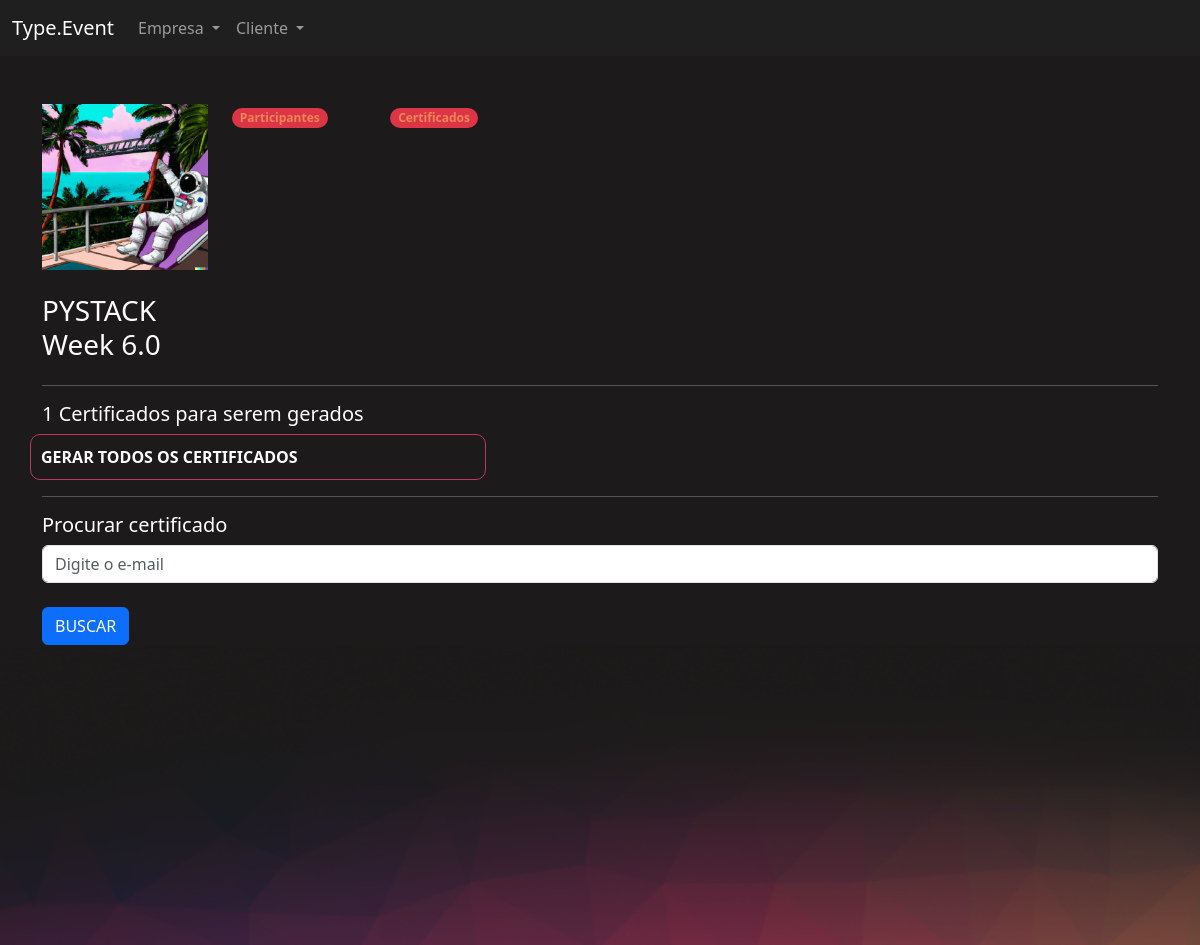
/eventos/certificados_evento/1/ (signed in), run on the app's committed database.
### eventos/models.py (models this page shows, shortened)
class Evento(models.Model):
    criador = models.ForeignKey(User, on_delete=models.DO_NOTHING, null=True, blank=True)
    nome = models.CharField(max_length=200)
    descricao = models.TextField()
    data_inicio = models.DateField()
    data_termino = models.DateField()
    carga_horaria = models.IntegerField()
    logo = models.ImageField(upload_to="logos")
    participantes = models.ManyToManyField(User, related_name="evento_participante", null=True, blank=True)
    cor_principal = models.CharField(max_length=7)
    cor_secundaria = models.CharField(max_length=7)
    cor_fundo = models.CharField(max_length=7)

### eventos/views.py (the view)
# urls.py: path('certificados_evento/<int:id>/', views.certificados_evento, name="certificados_evento"),
def certificados_evento(request, id):
    evento = get_object_or_404(Evento, id=id)
    if not evento.criador == request.user:
        raise Http404('Este evento não é seu.')
    if request.method == "GET":
        qtd_certificados = evento.participantes.all().count() - Certificado.objects.filter(evento = evento).count()
        return render(request, 'certificados_evento.html', {'qtd_certificados': qtd_certificados, 'evento': evento})

### eventos/templates/certificados_evento.html (shortened to what this page needs)
{% extends "bases/base_evento.html" %}
{% load static %}
{% block 'importacoes' %}
    <link href="{% static 'evento/css/gerenciar_evento.css' %}" rel="stylesheet">
{% endblock %}
{% block 'conteudo' %}
    <div class="container">
        <br>
        <br>
        <div class="row">
            <div class="col-md-2">
                <img width="100%" src="/media/{{evento.logo}}">
                <br>
                <br>
                <h3>{{evento.nome}}</h3>
            </div>
            <div class="col-md">
                <div class="row">
                    <div class="col-md-2">
                        <span class="badge rounded-pill text-bg-danger"><a class="link" href="{% url 'participantes_evento' evento.id %}">Participantes</a></span>
                    </div>
                    <div class="col-md-2">
                        <span class="badge rounded-pill text-bg-danger"><a class="link" href="{% url 'certificados_evento' evento.id %}">Certificados</a></span>
                    </div>
                </div>
            </div>
        </div>
        <hr>
        <div class="row">
            <h5>{{qtd_certificados}} Certificados para serem gerados</h5>
            {% if qtd_certificados > 0 %}
                <a href="{% url 'gerar_certificado' evento.id %}" class="btn-principal link" style="width: 40%">GERAR TODOS OS CERTIFICADOS</a>
            {% endif %}
        </div>
        <hr>
        <div class="row">
            <h5>Procurar certificado</h5>
            <br>
            <form action="" method="">
                <input type="email" class="form-control" placeholder="Digite o e-mail" name="email">{% csrf_token %}
                <br>
                <input type="submit" value="BUSCAR" class="btn btn-primary">
            </form>
        </div>
    </div>
{% endblock %}

### templates/static/geral/css/base.css (style rules this page uses)
body { color: white !important; }
:root { --main-color: #201F1F; --dark-color: #1C1A1A; --contrast-color: #BE375F; --differential-color: #ED8554; }

### templates/static/evento/css/evento.css (style rules this page uses)
body { background-color: #1C1A1A; }

### templates/static/usuarios/css/usuarios.css (style rules this page uses)
.link { color: var(--differential-color); text-decoration: none; }
.btn-principal { background-color: transparent; border: 1px solid var(--contrast-color); color: white; padding: 10px; border-radius: 10px; font-weight: bold; }

### data on the page
Evento: logo (picture), nome "PYSTACK Week 6.0"

### other printed values
{{ qtd_certificados }} "1"
